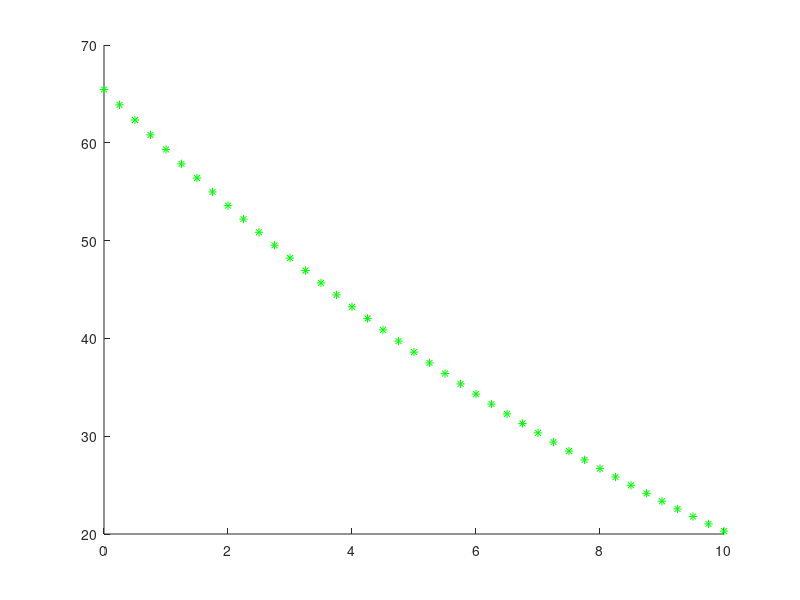

Source code (MATLAB):
clear
k = 0.08;
v0 = (4/3)*pi*(2.5)^3;
t0 = 0;
c = -(4)*pi*k*(3/(4*pi))^(2/3);

n = 10;
dt = 0.25;

t = zeros(1, n/dt+1);
v = zeros(1, n/dt+1);
t(1) = t0;
v(1) = v0;

dvdt = @(v) c*(v^(2/3))

for i=1:1:(n/dt)
    t(i+1) = t(i) + dt;
    v(i+1) = v(i) + dt*dvdt(v(i));
end

disp(t)

hold on;
plot(t, v, 'g*');

